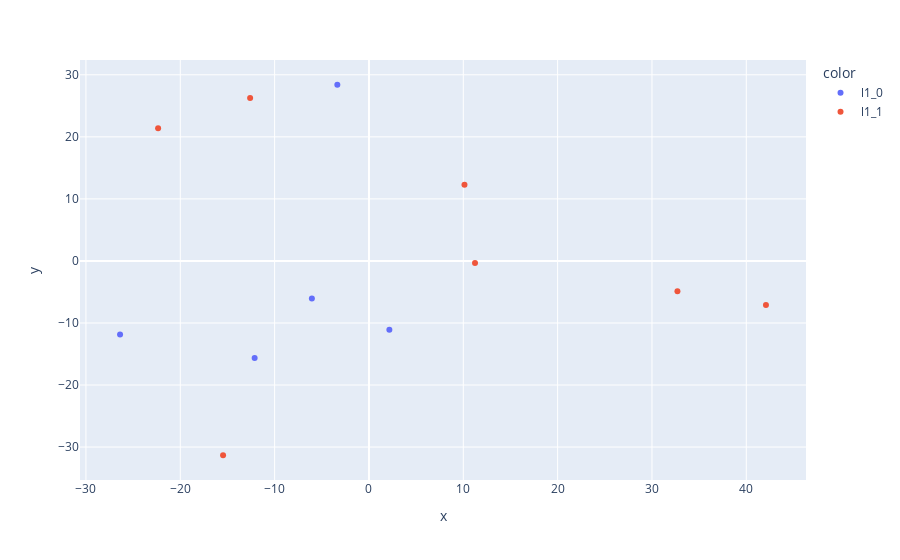

The notebook cell this image was saved under:
### Markdown cell above
### Level 1

### Code cell
# Manual hyperparameters optimization
plot_clusters(tanks, 2, 1)

### Figure 1 — Plotly figure (JSON) as saved in the notebook; plotly's stock layout.template omitted (floating-point values rounded to 4 significant figures)
{"data": [{"customdata": [["Strv fm/21", 1, "lightTank"], ["Fiat 3000", 1, "lightTank"], ["Vickers Medium Mk. I", 1, "mediumTank"], ["Cruiser Mk. I", 1, "lightTank"], ["Kolohousenka", 1, "lightTank"]], "hovertemplate": "color=l1_0<br>x=%{x}<br>y=%{y}<br>Танк=%{customdata[0]}<br>Уровень=%{customdata[1]}<br>Тип=%{customdata[2]}<extra></extra>", "legendgroup": "l1_0", "marker": {"color": "#636efa", "symbol": "circle"}, "mode": "markers", "name": "l1_0", "orientation": "v", "showlegend": true, "type": "scatter", "x": [-12.12, -6.049, -26.39, -3.351, 2.163], "xaxis": "x", "y": [-15.64, -6.048, -11.86, 28.4, -11.11], "yaxis": "y"}, {"customdata": [["Renault Otsu", 1, "lightTank"], ["Leichttraktor", 1, "lightTank"], ["Renault FT", 1, "lightTank"], ["4TP", 1, "lightTank"], ["Renault NC-31", 1, "lightTank"], ["МС-1", 1, "lightTank"], ["T1 Cunningham", 1, "lightTank"]], "hovertemplate": "color=l1_1<br>x=%{x}<br>y=%{y}<br>Танк=%{customdata[0]}<br>Уровень=%{customdata[1]}<br>Тип=%{customdata[2]}<extra></extra>", "legendgroup": "l1_1", "marker": {"color": "#EF553B", "symbol": "circle"}, "mode": "markers", "name": "l1_1", "orientation": "v", "showlegend": true, "type": "scatter", "x": [42.08, -15.46, 32.7, -22.35, 11.24, 10.13, -12.6], "xaxis": "x", "y": [-7.121, -31.32, -4.881, 21.38, -0.3442, 12.28, 26.28], "yaxis": "y"}], "layout": {"legend": {"title": {"text": "color"}, "tracegroupgap": 0}, "margin": {"t": 60}, "xaxis": {"anchor": "y", "domain": [0, 1], "title": {"text": "x"}}, "yaxis": {"anchor": "x", "domain": [0, 1], "title": {"text": "y"}}}}
